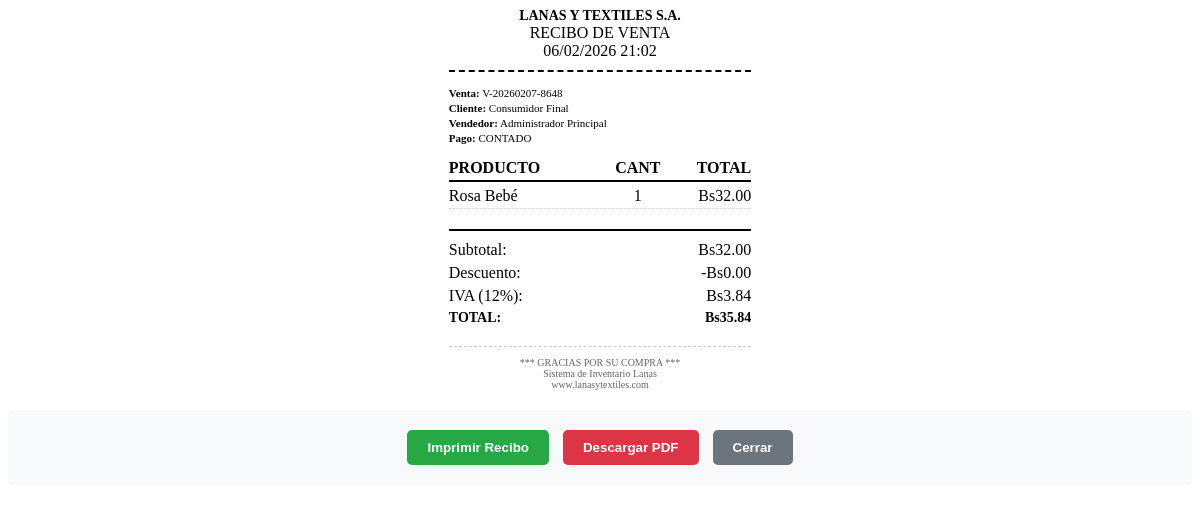
/imprimir_venta.php?id=1 (signed in), run on the app's committed database.
### tables this page shows
CREATE TABLE `ventas` (
  `id` int(11) NOT NULL AUTO_INCREMENT,
  `codigo_venta` varchar(50) DEFAULT NULL,
  `cliente_id` int(11) DEFAULT NULL,
  `vendedor_id` int(11) DEFAULT NULL,
  `subtotal` decimal(10,2) NOT NULL,
  `descuento` decimal(10,2) DEFAULT 0.00,
  `iva` decimal(10,2) DEFAULT 0.00,
  `total` decimal(10,2) NOT NULL,
  `pagado` decimal(10,2) DEFAULT 0.00,
  `debe` decimal(10,2) DEFAULT 0.00,
  `tipo_pago` enum('contado','credito') NOT NULL,
  `estado` enum('pendiente','pagada','cancelada') DEFAULT 'pendiente',
  `fecha_hora` datetime NOT NULL,
  `fecha_vencimiento` date DEFAULT NULL,
  `impreso` tinyint(1) DEFAULT 0,
  `anulado` tinyint(1) DEFAULT 0,
  `motivo_anulacion` text DEFAULT NULL,
  `observaciones` text DEFAULT NULL,
  PRIMARY KEY (`id`),
  UNIQUE KEY `codigo_venta` (`codigo_venta`),
  KEY `idx_ventas_fecha` (`fecha_hora`),
  KEY `idx_ventas_cliente` (`cliente_id`),
  KEY `idx_ventas_vendedor` (`vendedor_id`),
  KEY `idx_ventas_estado` (`estado`),
  KEY `idx_ventas_codigo` (`codigo_venta`),
  CONSTRAINT `ventas_ibfk_1` FOREIGN KEY (`cliente_id`) REFERENCES `clientes` (`id`) ON DELETE SET NULL,
  CONSTRAINT `ventas_ibfk_2` FOREIGN KEY (`vendedor_id`) REFERENCES `usuarios` (`id`)
);

CREATE TABLE `usuarios` (
  `id` int(11) NOT NULL AUTO_INCREMENT,
  `username` varchar(50) NOT NULL,
  `password` varchar(255) NOT NULL,
  `nombre` varchar(100) NOT NULL,
  `email` varchar(100) DEFAULT NULL,
  `rol` enum('admin','vendedor') DEFAULT 'vendedor',
  `estado` enum('activo','inactivo') DEFAULT 'activo',
  `foto_perfil` varchar(255) DEFAULT NULL,
  `ultimo_login` datetime DEFAULT NULL,
  `creado_en` timestamp NOT NULL DEFAULT current_timestamp(),
  `actualizado_en` timestamp NOT NULL DEFAULT current_timestamp() ON UPDATE current_timestamp(),
  PRIMARY KEY (`id`),
  UNIQUE KEY `username` (`username`)
);

CREATE TABLE `venta_detalles` (
  `id` int(11) NOT NULL AUTO_INCREMENT,
  `venta_id` int(11) DEFAULT NULL,
  `subpaquete_id` int(11) DEFAULT NULL,
  `cantidad` int(11) NOT NULL,
  `precio_unitario` decimal(10,2) NOT NULL,
  `descuento_unitario` decimal(10,2) DEFAULT 0.00,
  `subtotal` decimal(10,2) NOT NULL,
  `hora_extraccion` time NOT NULL,
  PRIMARY KEY (`id`),
  KEY `idx_detalle_venta` (`venta_id`),
  KEY `idx_detalle_subpaquete` (`subpaquete_id`),
  CONSTRAINT `venta_detalles_ibfk_1` FOREIGN KEY (`venta_id`) REFERENCES `ventas` (`id`) ON DELETE CASCADE,
  CONSTRAINT `venta_detalles_ibfk_2` FOREIGN KEY (`subpaquete_id`) REFERENCES `subpaquetes` (`id`)
);

CREATE TABLE `subpaquetes` (
  `id` int(11) NOT NULL AUTO_INCREMENT,
  `paquete_id` int(11) DEFAULT NULL,
  `codigo_color` varchar(50) DEFAULT NULL,
  `nombre_color` varchar(100) DEFAULT NULL,
  `descripcion_color` text DEFAULT NULL,
  `precio_venta` decimal(10,2) DEFAULT NULL,
  `stock` int(11) DEFAULT 0,
  `min_stock` int(11) DEFAULT 5,
  `max_stock` int(11) DEFAULT 100,
  `ubicacion` varchar(50) DEFAULT NULL,
  `fecha_ultima_venta` date DEFAULT NULL,
  `vendido_total` int(11) DEFAULT 0,
  `activo` tinyint(1) DEFAULT 1,
  PRIMARY KEY (`id`),
  KEY `idx_subpaquete_paquete` (`paquete_id`),
  KEY `idx_subpaquete_stock` (`stock`),
  KEY `idx_subpaquetes_activo` (`activo`),
  CONSTRAINT `subpaquetes_ibfk_1` FOREIGN KEY (`paquete_id`) REFERENCES `paquetes` (`id`) ON DELETE CASCADE
);

### funciones.php (called while the page is built, shortened)
<?php
class Funciones {
    public static function formatearMonedaBolivianos($monto) {
        return 'Bs' . number_format($monto, 2, '.', ',');
    }
}
?>

### imprimir_venta.php (the view, shortened to what this page needs)
<?php
require_once 'funciones.php';
$db = getDB();
$venta_id = $_GET['id'] ?? ($_SESSION['venta_id'] ?? 0);
try {
    $stmt = $db->prepare("SELECT v.*, c.nombre as cliente_nombre, u.nombre as vendedor_nombre
                         FROM ventas v
                         LEFT JOIN clientes c ON v.cliente_id = c.id
                         JOIN usuarios u ON v.vendedor_id = u.id
                         WHERE v.id = ?");
    $stmt->execute([$venta_id]);
    $venta = $stmt->fetch();
    $stmt = $db->prepare("SELECT vd.*, sp.nombre_color, sp.codigo_color
                         FROM venta_detalles vd
                         JOIN subpaquetes sp ON vd.subpaquete_id = sp.id
                         WHERE vd.venta_id = ?");
    $stmt->execute([$venta_id]);
    $detalles = $stmt->fetchAll();
} catch (PDOException $e) {
    die("Error al cargar venta: " . $e->getMessage());
}
?>
<!DOCTYPE html>
<html lang="es">
<head>
</head>
<body>
    <div class="recibo">
        <div class="header">
            <div class="empresa">LANAS Y TEXTILES S.A.</div>
            <div>RECIBO DE VENTA</div>
            <div><?php echo date('d/m/Y H:i', strtotime($venta['fecha_hora'])); ?></div>
        </div>
        <div class="info">
            <div class="info-item">
                <strong>Venta:</strong> <?php echo $venta['codigo_venta']; ?>
            </div>
            <div class="info-item">
                <strong>Cliente:</strong> <?php echo $venta['cliente_nombre'] ?: 'Consumidor Final'; ?>
            </div>
            <div class="info-item">
                <strong>Vendedor:</strong> <?php echo $venta['vendedor_nombre']; ?>
            </div>
            <div class="info-item">
                <strong>Pago:</strong> <?php echo strtoupper($venta['tipo_pago']); ?>
            </div>
        </div>
        <div class="items">
            <div class="item-row" style="font-weight: bold; border-bottom: 2px solid #000;">
                <div class="item-name">PRODUCTO</div>
                <div class="item-qty">CANT</div>
                <div class="item-price">TOTAL</div>
            </div>
            <?php foreach ($detalles as $detalle): ?>
            <div class="item-row">
                <div class="item-name"><?php echo htmlspecialchars($detalle['nombre_color']); ?></div>
                <div class="item-qty"><?php echo $detalle['cantidad']; ?></div>
                <div class="item-price"><?php echo Funciones::formatearMonedaBolivianos($detalle['subtotal']); ?></div>
            </div>
            <?php endforeach; ?>
        </div>
        <div class="totales">
            <div class="total-row">
                <div>Subtotal:</div>
                <div><?php echo Funciones::formatearMonedaBolivianos($venta['subtotal']); ?></div>
            </div>
            <div class="total-row">
                <div>Descuento:</div>
                <div>-<?php echo Funciones::formatearMonedaBolivianos($venta['descuento']); ?></div>
            </div>
            <div class="total-row">
                <div>IVA (12%):</div>
                <div><?php echo Funciones::formatearMonedaBolivianos($venta['iva']); ?></div>
            </div>
            <div class="total-row total-grande">
                <div>TOTAL:</div>
                <div><?php echo Funciones::formatearMonedaBolivianos($venta['total']); ?></div>
            </div>
        </div>
        <div class="footer">
            <div>*** GRACIAS POR SU COMPRA ***</div>
            <div>Sistema de Inventario Lanas</div>
            <div>www.lanasytextiles.com</div>
        </div>
    </div>
    <div class="action-buttons no-print">
        <button class="btn btn-print" onclick="window.print()">
            <i class="fas fa-print"></i> Imprimir Recibo
        </button>
        <button class="btn btn-pdf" onclick="generarPDF()">
            <i class="fas fa-file-pdf"></i> Descargar PDF
        </button>
        <button class="btn btn-close" onclick="window.close()">
            <i class="fas fa-times"></i> Cerrar
        </button>
    </div>
</body>
</html>

### imprimir_venta.php (style rules this page uses)
.recibo { width: 80mm; margin: 0 auto; background: white; }
.header { text-align: center; border-bottom: 2px dashed #000; padding-bottom: 10px; margin-bottom: 15px; }
.empresa { font-weight: bold; font-size: 14px; }
.info { margin-bottom: 15px; font-size: 11px; }
.info-item { margin-bottom: 3px; }
.items { margin: 15px 0; }
.item-row { display: flex; justify-content: space-between; margin-bottom: 5px; padding-bottom: 3px; border-bottom: 1px dotted #ccc; }
.item-name { flex: 2; }
.item-qty { text-align: center; flex: 1; }
.item-price { text-align: right; flex: 1; }
.totales { margin-top: 20px; border-top: 2px solid #000; padding-top: 10px; }
.total-row { display: flex; justify-content: space-between; margin-bottom: 5px; }
.total-grande { font-size: 14px; font-weight: bold; }
.footer { text-align: center; margin-top: 20px; font-size: 10px; color: #666; border-top: 1px dashed #ccc; padding-top: 10px; }
.action-buttons { text-align: center; margin-top: 20px; padding: 15px; background: #f8f9fa; border-radius: 5px; }
.btn { margin: 5px; padding: 10px 20px; border: none; border-radius: 5px; cursor: pointer; font-weight: bold; }
.btn-print { background: #28a745; color: white; }
.btn-pdf { background: #dc3545; color: white; }
.btn-close { background: #6c757d; color: white; }

### data on the page
ventas: fecha_hora "06/02/2026 21:02", codigo_venta "V-20260207-8648", vendedor.nombre "Administrador Principal", tipo_pago "CONTADO", subtotal "Bs32.00", descuento "Bs0.00", iva "Bs3.84", total "Bs35.84"
venta_detalles: subpaquete.nombre_color "Rosa Bebé", cantidad "1", subtotal "Bs32.00"

### other printed values
$venta['cliente_nombre'] ?: 'Consumidor Final' "Consumidor Final"
